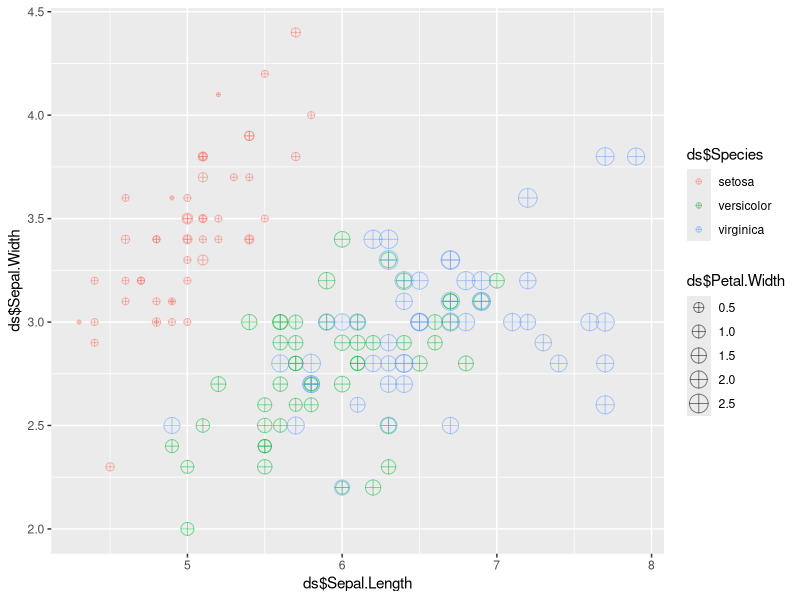
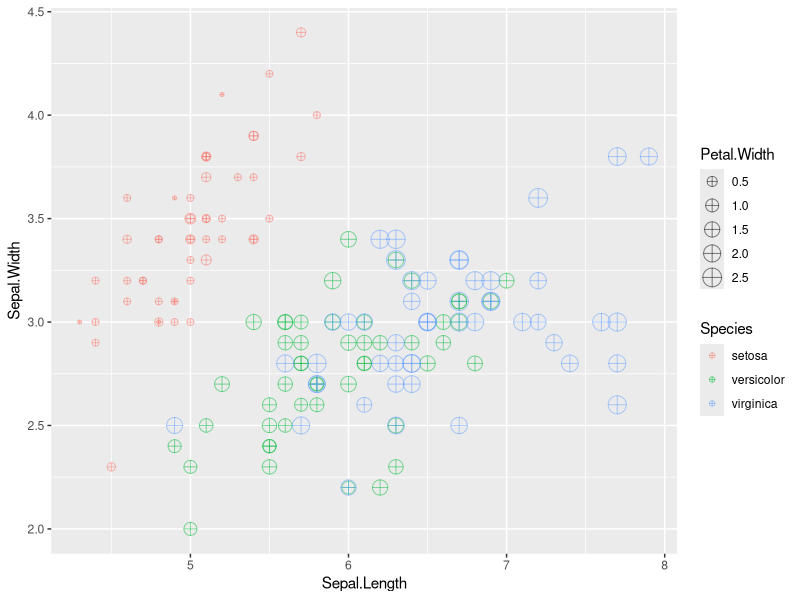
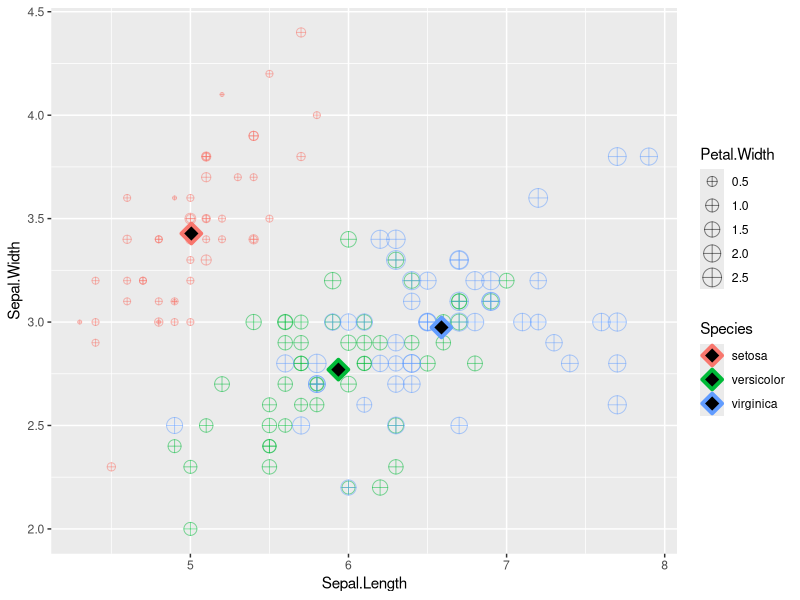

The R script that drew these images, in order:
"Postwork Sesión 2.
Objetivo
•	Conocer algunas de las bases de datos disponibles en R
•	Observar algunas características y manipular los DataFrames con dplyr
•	Realizar visualizaciones con ggplot
Requisitos
1.	Tener instalado R y RStudio
2.	Haber realizado el prework y estudiado los ejemplos de la sesión.
Desarrollo
1.	Inspecciona el DataSet iris_meaniris` disponible directamente en R. Identifica 
las variables que contiene y su tipo, asegúrate de que no hayan datos faltantes 
y que los datos se encuentran listos para usarse.
se pasa data set a una variable para su análisis"
ds <- iris
"data set con los datos"
ds
"descripción de la estructura"
str(ds)
"primeros 6  filas"
head(ds)
"clase del objeto <- data frame"
class(ds)
"ver que dimensión tiene <- 150 5"
dim(ds)
"ver los datos"
View(ds)
"validar que no haya NA, todos son TRU <- no hay NA"
complete.cases(ds)

"2.	Crea una gráfica de puntos que contenga Sepal.Lenght en el eje horizontal, 
Sepal.Width en el eje vertical, que identifique Species por color 
y que el tamaño de la figura está representado por Petal.Width. 
Asegúrate de que la geometría contenga shape = 10 y alpha = 0.5.
se carga librería de gráficas"
library(ggplot2)
"se ejecuta la función"
ggplot(ds, aes(x = ds$Sepal.Length, y = ds$Sepal.Width, 
              color = ds$Species, size = ds$Petal.Width )) +
  geom_point(shape = 10, alpha = 0.5)

"3.	Crea una tabla llamada iris_mean que contenga el promedio de todas las variables 
agrupadas por Species.
cargamos la libreria"
library(dplyr)
"traemos los datos"
ds
iris_mean <- ds %>%
          group_by(Species) %>%
          summarize(media_sepal_len = mean(Sepal.Length),
                   media_sepal_wid = mean(Sepal.Width),
                   media_petal_len = mean(Petal.Length),
                   media_petal_wid = mean(Petal.Width))

iris_mean <- ds %>%
  group_by(Species) %>%
  summarize(Sepal.Length = mean(Sepal.Length),
            Sepal.Width = mean(Sepal.Width),
            Petal.Length = mean(Petal.Length),
            Petal.Width = mean(Petal.Width))

# esto de abajo ya no es necesario
colnames(iris_mean) <- c("Species","Sepal.Length","Sepal.Width","Petal.Length","Petal.Width")

head(iris_mean)
"resutado:
> head(iris_mean)
# A tibble: 3 × 5
`ds$Species` media_sepal_len media_sepal_…¹ media…² media…³
<fct>                  <dbl>          <dbl>   <dbl>   <dbl>
1 setosa                  5.84           3.06    3.76    1.20
2 versicolor              5.84           3.06    3.76    1.20
3 virginica               5.84           3.06    3.76    1.20
# … with abbreviated variable names ¹media_sepal_wid,
#   ²media_petal_len, ³media_petal_wid "

"4.	Con esta tabla, agrega a tu gráfica anterior otra geometría de puntos 
para agregar los promedios en la visualización. 
Asegúrate que el primer argumento de la geometría sea el nombre de tu tabla y "
# que los parámetros sean shape = 23, size = 4, fill = "black" y stroke = 2. 
" También agrega etiquetas, temas y los cambios necesarios para mejorar tu visualización.

se carga librería de gráficas"
library(ggplot2)
"se ejecuta la función"
graph <- ggplot(ds, aes(x = Sepal.Length, y = Sepal.Width, 
              color = Species, size = Petal.Width )) +
              geom_point(shape = 10, alpha = 0.5)
graph

  
graph <- graph +  
      geom_point(data = iris_mean, shape = 23, size = 4, fill = "black", stroke = 2)
graph  



